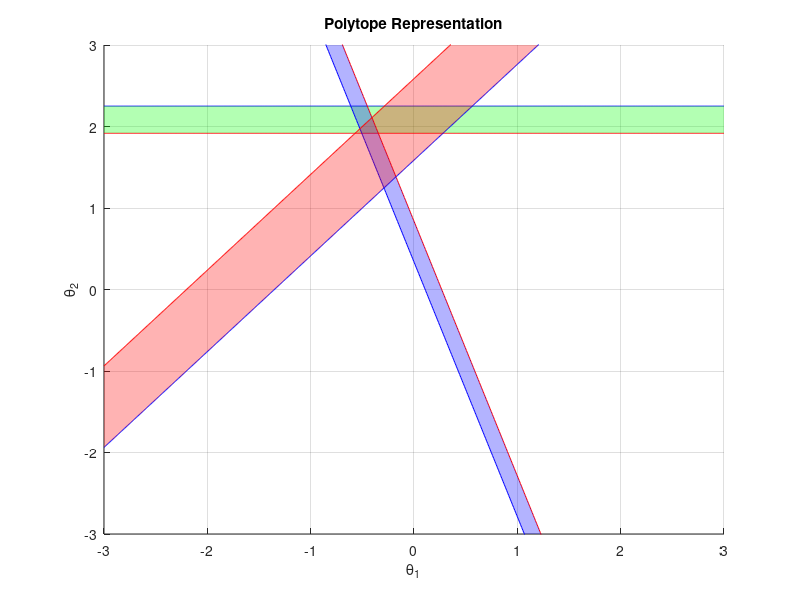

Write MATLAB code to recreate this figure.
clear all
close all
clc

%% Problem Definition
z = tf('z',1);
u_tilde = [4, -3, 2, 1]';
theta1 = -0.5;
theta2 = 2;
theta = [theta1, theta2];
e = [0.05, -0.25, 0.3, -0.5]';
delta_e = 0.5;

%% Simulation
t_min = 2;
N = 4;
y_tilde = zeros(4,1);
for t = t_min:N
    y_tilde(t) = -theta1 * y_tilde(t-1) + theta2 * u_tilde(t) + e(t);
end

%% Polytope Plot
theta1_vals = linspace(-3, 3, 1000);
figure(1), hold on;
for t = t_min:N
    theta2_max = (y_tilde(t) + theta1_vals * y_tilde(t-1) + delta_e) / u_tilde(t);
    theta2_min = (y_tilde(t) + theta1_vals * y_tilde(t-1) - delta_e) / u_tilde(t);
    
    plot(theta1_vals, theta2_max, 'r');
    plot(theta1_vals, theta2_min, 'b');

    colors = ['g', 'g', 'b', 'r'];
    fill([theta1_vals, fliplr(theta1_vals)], [theta2_max, fliplr(theta2_min)], colors(t), 'FaceAlpha', 0.3, 'EdgeColor', 'none');
end

axis([-3 3 -3 3]);
xlabel('\theta_1');
ylabel('\theta_2');
title('Polytope Representation');
grid on, hold off
